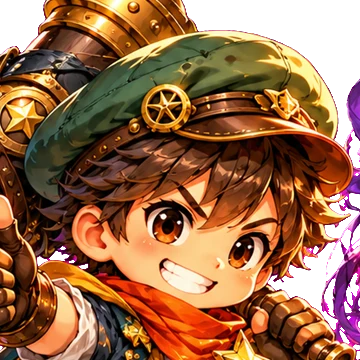
#> input picture site/art-source/av-boy.webp, 360 x 360 px, given in place of face-basic-male.png, which was not available
$ python verify-front.py ../site/art-source/av-boy.webp
#> lines starting #> are read from the running program, lines starting #| are printed output that depends on the picture; pictures that were not available may be replaced by others from this repository, and a replacement may not be noted
"""Validator of the FRONT view (pedido do matheus, 21/10): outside battle the character faces the viewer like in DDTank.

Measures every front hair and hat on the front head template, checks the rules, and ALWAYS writes the approval
previews, so running it is enough to see the result:
  test-results/front/report.md    measures and problems of every piece
  test-results/front/pieces.png   each hair/hat alone on the head, eyes/mouth keep-out in red, ear tops in blue
  test-results/front/figures.png  full figures: every outfit x hair x with/without the hat
  test-results/front/sheets.png   walk and idle sheets of each outfit, frame by frame (when they exist)
Fits live in src/game/rig/frontFit.json ({piece: [scale around the crown, dx, dy]}). `--fit` searches the best placement
of every piece (or `--fit=<id>,<id>`) and writes it there.
Usage: py scripts/verify-front.py [--fit[=ids]] [--strict]   (--strict: exit 1 when any piece has a problem)

Front head template (public/assets/front/face-basic-*.png, 1254 px), a 3/4 front view like the DDTank bag portrait
(matheus, 21/10: not straight, the near ear shows): crown (634,182), skull x 425-842 (417 px, the same skull width as
the side head), near brow top y=390, eyes at (620,478) and (775,493), mouth (690,557), near ear top (456,440), far ear
top (832,470), neck stub down to (635,642).
"""
import json
import os
import sys

import numpy as np
from PIL import Image, ImageDraw

ART = 'public/assets/front'
FIT_FILE = 'src/game/rig/frontFit.json'
OUT = 'test-results/front'
GENDERS = ('male', 'female')
HAIRS = {'hair-basic-male': 'male', 'hair-basic-female': 'female'}
LONG_HAIR = {'hair-basic-female'}   # long hair may be a little wider (it falls beside the jaw)
HATS = ['hat-starter']
OUTFITS = {'outfit-basic-male': 'male', 'outfit-basic-female': 'female'}

CROWN = (634, 182)
NECK = (635, 642)
SKULL_WIDTH = 417
HEAD_TO_BODY = 0.9      # drawn head height (crown to neck stub) / body height (collar to soles)
LIMITS = {'hair-long': {'width': 1.45, 'keepout': 200, 'skull_top': 0.995, 'ears': 0.6},
          'hair': {'width': 1.4, 'keepout': 200, 'skull_top': 0.995, 'ears': 0.6},
          'hat': {'width': 1.45, 'keepout': 0, 'skull_top': 0.995, 'band': (330, 395)}}

Q = 4
N = 1254 // Q
yy, xx = np.mgrid[0:N, 0:N] * Q


def ellipse(cx, cy, rx, ry):
    return ((xx - cx) / rx) ** 2 + ((yy - cy) / ry) ** 2 <= 1


EYES = ellipse(620, 478, 64, 52) | ellipse(775, 493, 50, 52)
MOUTH = ellipse(690, 557, 46, 18)
SKULL = ellipse(634, 392, 209, 210)
SKULL_TOP = SKULL & (yy < 360)
EARS = ellipse(456, 448, 16, 12) | ellipse(832, 476, 12, 10)


def load(name):
#> called with name = 'face-basic-male'
    return Image.open(f'{ART}/{name}.png').convert('RGBA')
#> returned value is the input picture: PIL image 360x360 RGBA; mean R, G, B, A 151.8, 78.9, 74.3, 223.8


# [157 lines left out: functions placed, mask_of, measure, problems, score, search and 4 more, not called in this run]


def write_template():
    """docs/templates/front-head.png: the front head with the rules drawn on it, attached to every Codex prompt."""
    t = load('face-basic-male')
    g = np.zeros((N, N, 4), np.uint8)
    g[EYES | MOUTH] = (255, 40, 60, 120)
    g[EARS] = (40, 140, 255, 200)
    t.alpha_composite(Image.fromarray(g).resize((1254, 1254), Image.NEAREST))
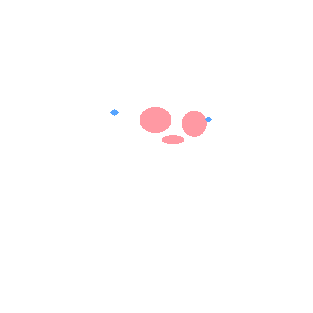
#> g: shape (313, 313, 4); mean R, G, B, A 3.5, 0.6, 1, 1.7; transparent parts drawn white
    d = ImageDraw.Draw(t)
    for x in range(380, 890, 24):
        d.line([(x, 390), (x + 12, 390)], fill=(40, 120, 255, 255), width=4)
    d.ellipse([CROWN[0] - 8, CROWN[1] - 8, CROWN[0] + 8, CROWN[1] + 8], fill=(40, 120, 255, 255))
    out = Image.new('RGBA', t.size, (255, 255, 255, 255))
#> out: PIL image 360x360 RGBA; every value is 255
    out.alpha_composite(t)
    out.save('docs/templates/front-head.png')


# [4 lines left out: function label, not called in this run]


def main():
    strict = '--strict' in sys.argv
    fit_arg = next((a for a in sys.argv if a.startswith('--fit')), None)
    fits = json.load(open(FIT_FILE, encoding='utf-8')) if os.path.exists(FIT_FILE) else {}
    pieces = [(name, 'hair-long' if name in LONG_HAIR else 'hair') for name in HAIRS] + [(name, 'hat') for name in HATS]
    if fit_arg:
        wanted = fit_arg.split('=', 1)[1].split(',') if '=' in fit_arg else [name for name, _ in pieces]
        for name, kind in pieces:
            if name in wanted:
                fits[name] = search(kind, load(name))
                print(f'{name}: encaixe {fits[name]}')
        with open(FIT_FILE, 'w', encoding='utf-8') as f:
            json.dump(fits, f, indent=1)
            f.write('\n')
    os.makedirs(OUT, exist_ok=True)
    write_template()

    rows, failing = [], 0
    cells = []
    for name, kind in pieces:
        if name not in fits:
            rows.append(f'| {name} | — | sem encaixe: rode com --fit={name} |')
            failing += 1
            continue
        im = load(name)
        m = measure(kind, mask_of(np.asarray(im.split()[3].resize((N, N), Image.BILINEAR)), fits[name]))
        issues = problems(kind, m)
        failing += bool(issues)
        rows.append(f"| {name} | {', '.join(f'{k} {v}' for k, v in m.items())} | {'; '.join(issues) or 'ok'} |")
        for gender in (GENDERS if kind == 'hat' else (HAIRS[name],)):
            cell = load(f'face-basic-{gender}')
            if kind == 'hair-long':
                back = Image.new('RGBA', cell.size, (0, 0, 0, 0))
                back.alpha_composite(placed(im, fits[name]))
                back.alpha_composite(cell)
                cell = back
            cell.alpha_composite(placed(im, fits[name]))
            guide = Image.new('RGBA', (N, N), (0, 0, 0, 0))
            g = np.zeros((N, N, 4), np.uint8)
            g[EYES | MOUTH] = (255, 40, 60, 90)
            g[EARS] = (40, 140, 255, 160)
            guide = Image.fromarray(g).resize((1254, 1254), Image.NEAREST)
            cell.alpha_composite(guide)
            d = ImageDraw.Draw(cell)
            d.line([(380, LIMITS['hat']['band'][1]), (890, LIMITS['hat']['band'][1])], fill=(255, 200, 0, 200), width=3)
            bg = Image.new('RGBA', cell.size, (44, 70, 110, 255))
            bg.alpha_composite(cell)
            bg = bg.crop((230, 60, 1030, 860)).resize((360, 360))
            label(bg, f'{name} ({gender})', not issues)
            cells.append(bg)
    sheet = Image.new('RGBA', (370 * max(1, len(cells)), 370), (30, 40, 60, 255))
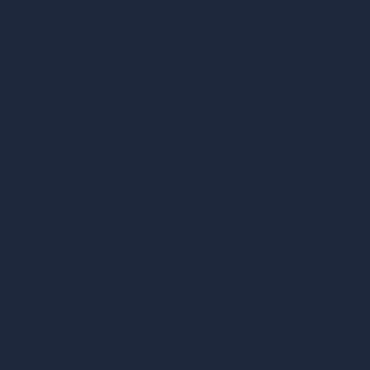
#> sheet: PIL image 370x370 RGBA; mean R, G, B, A 30, 40, 60, 255
    for i, c in enumerate(cells):
        sheet.alpha_composite(c, (i * 370 + 5, 5))
    sheet.save(f'{OUT}/pieces.png')

    figs = []
    if all(name in fits for name, _ in pieces):
        for outfit, gender in OUTFITS.items():
            for hat in (False, True):
                f = figure(outfit, gender, fits, hat)
                f.thumbnail((400, 660))
                figs.append((f, f"{outfit}{' + chapéu' if hat else ''}"))
    sheet = Image.new('RGBA', (420 * max(1, len(figs)), 710), (44, 70, 110, 255))
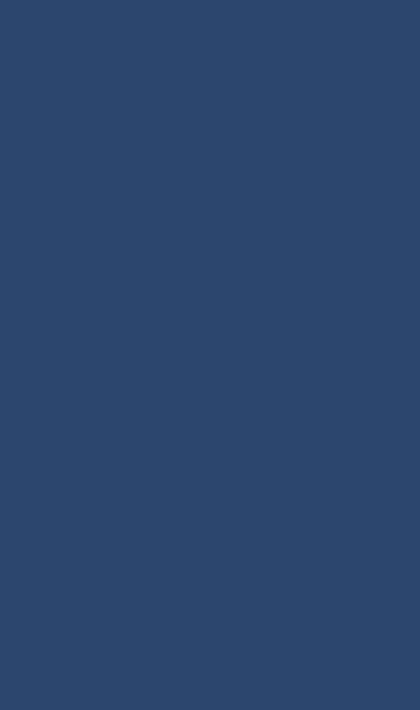
#> sheet: PIL image 420x710 RGBA; mean R, G, B, A 44, 70, 110, 255
    for i, (f, text) in enumerate(figs):
        sheet.alpha_composite(f, (i * 420 + (420 - f.width) // 2, 700 - f.height))
        ImageDraw.Draw(sheet).text((i * 420 + 8, 8), text, fill=(255, 228, 160))
    sheet.save(f'{OUT}/figures.png')

    sheet_rows = sheets(fits) if all(name in fits for name, _ in pieces) else []
    failing += sum(1 for r in sheet_rows if not r.endswith('| ok |'))
    with open(f'{OUT}/report.md', 'w', encoding='utf-8') as f:
        f.write('# Vista de frente: validação\n\n| Peça | Medidas | Problemas |\n| --- | --- | --- |\n' + '\n'.join(rows) + '\n')
        f.write('\n## Folhas do lobby (andar e parado)\n\n| Roupa | Folha | Problemas |\n| --- | --- | --- |\n' + '\n'.join(sheet_rows) + '\n')
    print(f'Problemas: {failing}. Prévias: {OUT}/pieces.png, {OUT}/figures.png, {OUT}/sheets.png; relatório {OUT}/report.md')
    if strict and failing:
        sys.exit(1)


if __name__ == '__main__':
    main()
